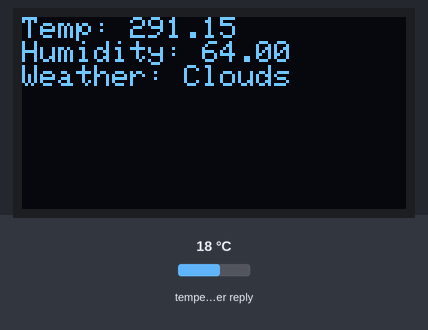
This sketch was run on a simulated ESP32. Shown: 128×64 one-colour display. The inputs (shaded band) are chosen by the test bench; at power-on: temperature in the weather reply 18 °C. WiFi joins after 1.5 s; servers stay silent unless stated; web services answer with replies made up by the test bench; what the sketch prints to the serial monitor is not drawn.

Above: at 2.3 s.

The sketch:

sketch.ino
```cpp
#include <Wire.h>
#include <Adafruit_GFX.h>
#include <Adafruit_SSD1306.h>
#include <WiFi.h>
#include <HTTPClient.h>
#include <ArduinoJson.h>
#include "ThingSpeak.h"

const char* ssid = "Wokwi-GUEST";
const char* password = "";

const char* weatherApiUrl = "https://api.openweathermap.org/data/2.5/weather?q=Chittagong&appid=985e2a3a6045936a3bd362c3577f1755";
const char* server = "api.thingspeak.com";
const char* apiKey = "226D1OCT2WF8319E";
const int channelID = 2235107;

WiFiClient client;

Adafruit_SSD1306 display(128, 64, &Wire, -1);

void setup() {
  Serial.begin(115200);
  display.begin(SSD1306_SWITCHCAPVCC, 0x3C);

  WiFi.begin(ssid, password);
  while (WiFi.status() != WL_CONNECTED) {
    delay(1000);
    Serial.println("Connecting to WiFi...");
  }
  ThingSpeak.begin(client);
}

void loop() {
  if (WiFi.status() == WL_CONNECTED) {
    HTTPClient http;
    http.begin(weatherApiUrl);

    int httpCode = http.GET();
    if (httpCode > 0) {
      String payload = http.getString();
      DynamicJsonDocument doc(1024);
      deserializeJson(doc, payload);

      float temperature = doc["main"]["temp"];
      float humidity = doc["main"]["humidity"];
      const char* weatherCondition = doc["weather"][0]["main"];

      display.clearDisplay();
      display.setTextSize(1);
      display.setTextColor(SSD1306_WHITE);
      display.setCursor(0, 0);
      display.print("Temp: ");
      display.println(temperature);
      display.print("Humidity: ");
      display.println(humidity);
      display.print("Weather: ");
      display.println(weatherCondition);
      display.display();

      ThingSpeak.setField(1,temperature);
      ThingSpeak.setField(2,humidity);
      ThingSpeak.setField(3,weatherCondition);
      int x = ThingSpeak.writeFields(channelID,apiKey);
      http.end();

      // Send data to ThingSpeak
      String tsUrl = "/update";
      tsUrl += "?api_key=" + String(apiKey);
      tsUrl += "&field1=" + String(temperature);
      tsUrl += "&field2=" + String(humidity);
      tsUrl += "&field3=" + String(weatherCondition);


      http.begin(server, 80, tsUrl);
      httpCode = http.GET();
      if (httpCode > 0) {
        Serial.println("Data sent to ThingSpeak successfully");
      } else {
        Serial.println("Error sending data to ThingSpeak");
      }
      http.end();
    }
  }
  delay(60000); // Fetch and send data every 60 seconds
}
```
